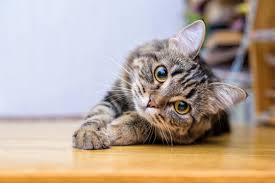
#> input picture images/cat.jpeg, 275 x 183 px, found by its file name
$ python Day22.py
#> lines starting #> are read from the running program, lines starting #| are printed output that depends on the picture; after the words box and inside, x2 and y2 are one past the last pixel; in counts of white or black regions, pixels touching at a corner belong together
import cv2 as cv

img = cv.imread(r"images\cat.jpeg")
#> img is the input picture: shape (183, 275, 3); mean B, G, R 154.1, 167, 183.6
gray = cv.cvtColor(img, cv.COLOR_BGR2GRAY)
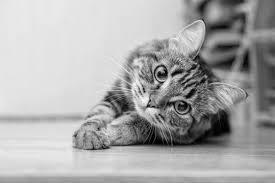
#> gray: shape (183, 275); min 0, max 251, mean 170.5
cv.imshow("Gray", gray)

#simple Threshold
threshold, thres_img = cv.threshold(gray, 135, 255, cv.THRESH_BINARY)
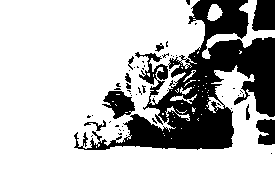
#> thres_img: shape (183, 275); 73.8% white; 54 black regions (44 under 20 px), largest, box (x1, y1, x2, y2) and area: (74, 0, 275, 150) 11214, (252, 0, 275, 31) 620, (102, 91, 135, 119) 545
threshold, thres_img_inv = cv.threshold(gray, 135, 255, cv.THRESH_BINARY_INV)
cv.imshow("Simple Threshold image", thres_img)
cv.imshow("Simple Threshold image", thres_img_inv)

#Adaptive Threshold
#> (the run stopped early here; a loop or call above may not have finished)

$ run again, with images/1749619650882.jpg copied over images/cat.jpeg
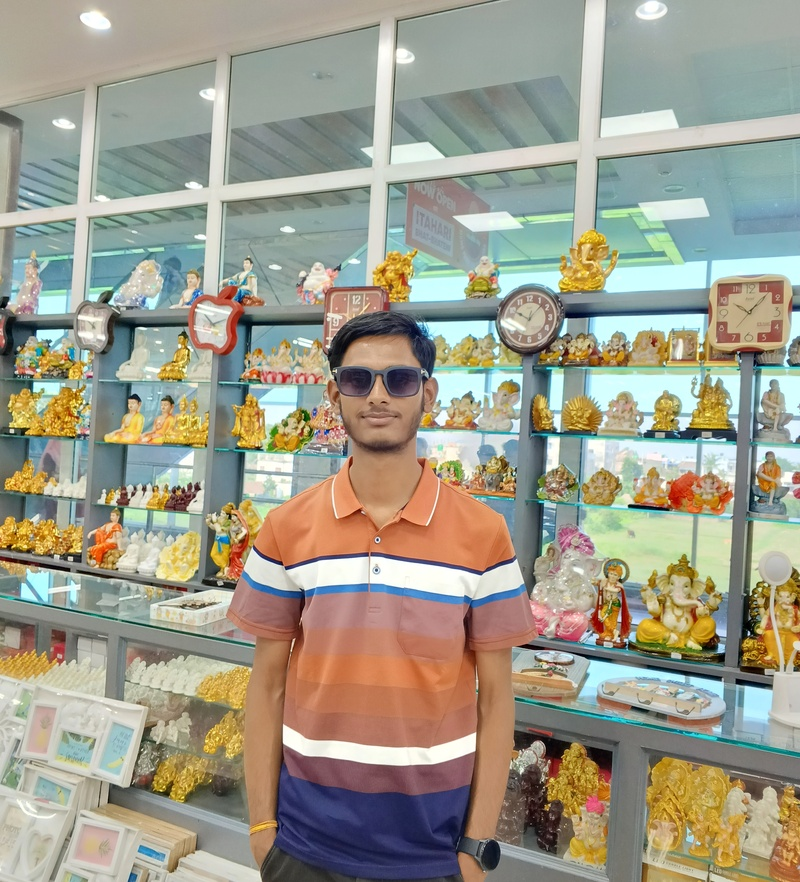
#> input picture images/1749619650882.jpg, 800 x 882 px, shrunk from 3048 x 3364 before the run, found by its file name
#> img is the input picture: shape (882, 800, 3); mean B, G, R 139.6, 156, 158.6
#> `gray = cv.cvtColor(img, cv.COLOR_BGR2GRAY)`:
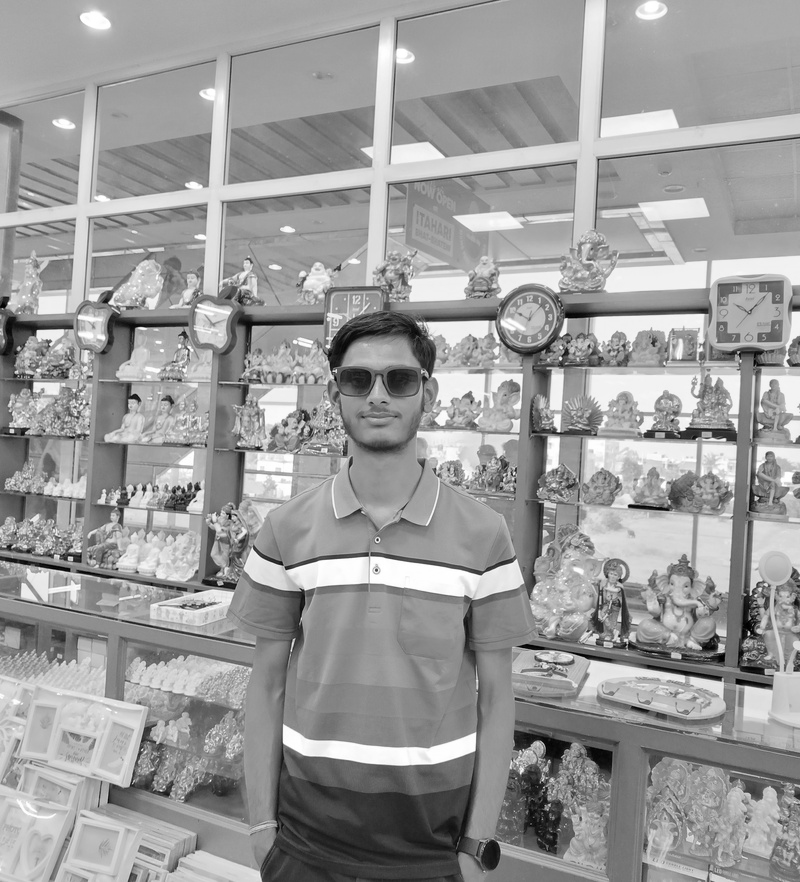
#> gray: shape (882, 800); min 0, max 255, mean 154.9
#> `threshold, thres_img = cv.threshold(gray, 135, 255, cv.THRESH_BINARY)`:
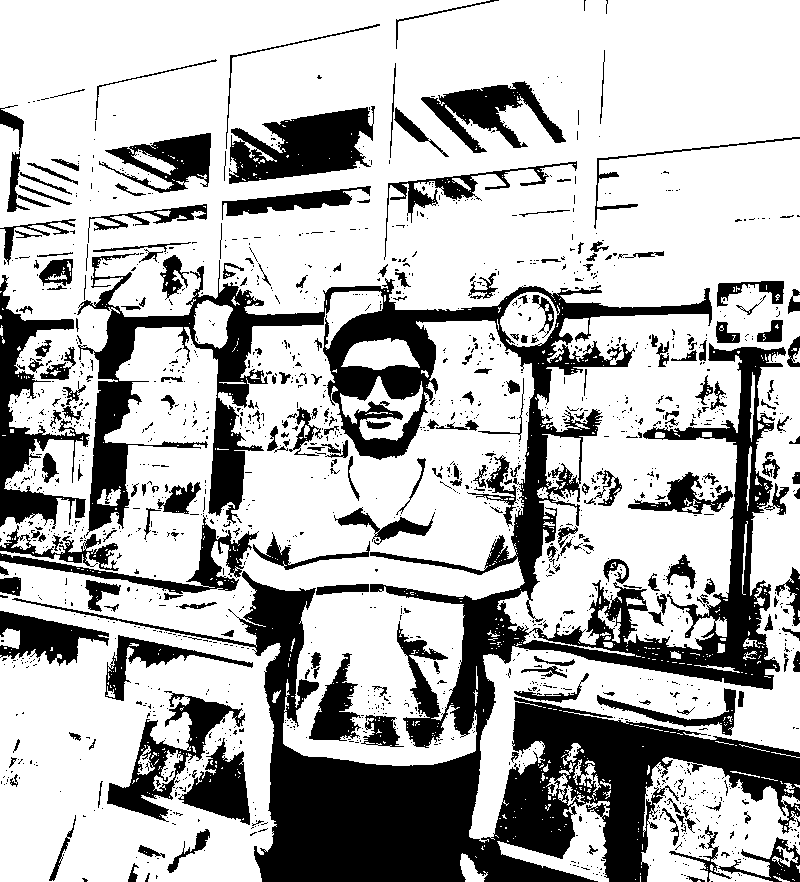
#> thres_img: shape (882, 800); 71.1% white; 1668 black regions (1420 under 20 px), largest, box (x1, y1, x2, y2) and area: (12, 253, 800, 882) 121150, (0, 275, 90, 529) 6946, (229, 106, 375, 184) 6806

$ run again, with images/BL.jpg copied over images/cat.jpeg
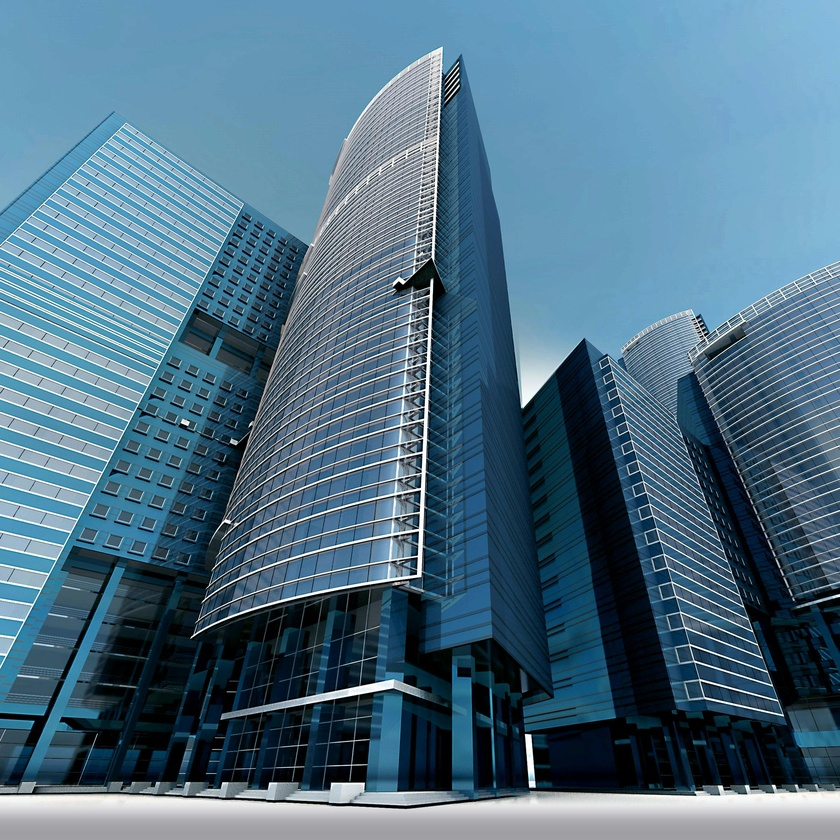
#> input picture images/BL.jpg, 840 x 840 px, shrunk from 2367 x 2367 before the run, found by its file name
#> img is the input picture: shape (840, 840, 3); mean B, G, R 132.5, 111.9, 78.7
#> `gray = cv.cvtColor(img, cv.COLOR_BGR2GRAY)`:
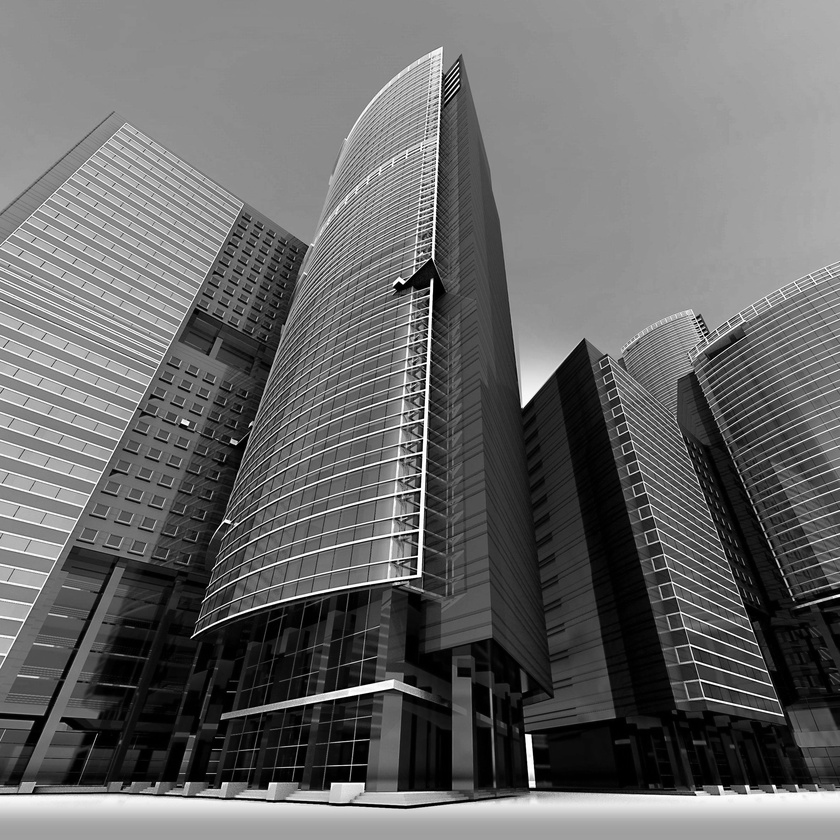
#> gray: shape (840, 840); min 0, max 255, mean 104.3
#> `threshold, thres_img = cv.threshold(gray, 135, 255, cv.THRESH_BINARY)`:
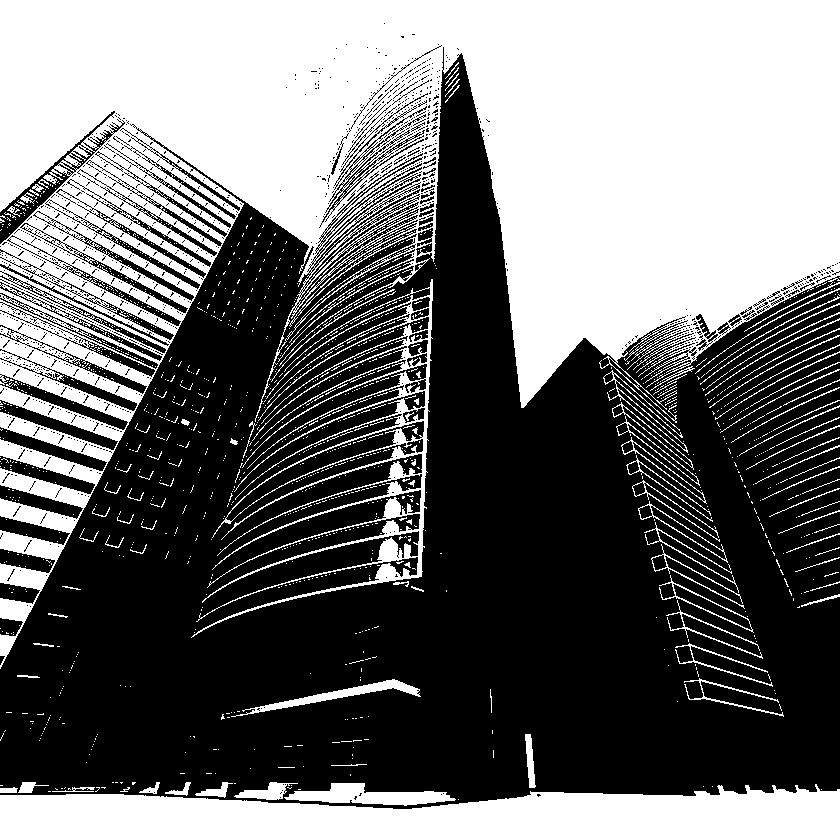
#> thres_img: shape (840, 840); 43.7% white; 1448 white regions (1344 under 20 px), largest, box (x1, y1, x2, y2) and area: (0, 0, 840, 669) 243641, (0, 784, 840, 840) 35822, (191, 279, 433, 638) 10573
